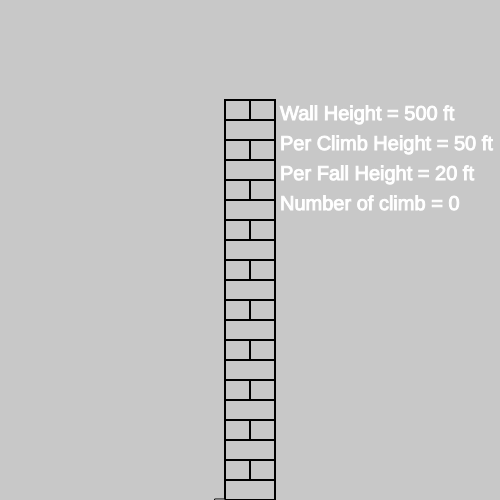
Frame 1 (no input)
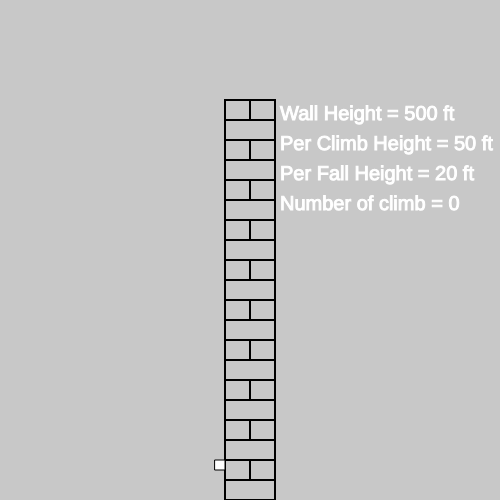
Frame 60 (no input)
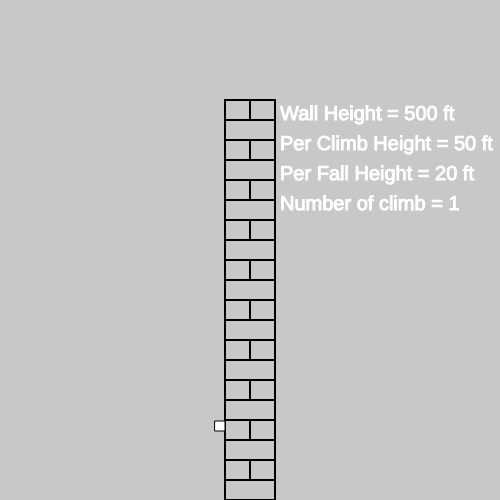
Frame 120 (the mouse pressed at the canvas centre since frame 60)

The p5.js sketch that drew these frames (run headless with seeded random() and noise() and a simulated clock; from frame 60 on, the mouse is pressed at the canvas centre):

// p5.js sketch
// ── sketch.js
let frog;
let wall;
let size;
let perClimbHeight = 50;
let perFallHeight = 20;
let wallWidth = 50;
let wallHeight = 400;

function setup() {
    size = 500;
    createCanvas(size, size);

    frog = new Frog();
    wall = new Wall(size, wallWidth, wallHeight);

    frog.startClimbing(wall, perClimbHeight, perFallHeight);

    fill(0);
}
function draw() {
    background(200);

    wall.display();

    let count = frog.update();

    stroke(255);
    strokeWeight(1);
    fill(255);
    textSize(20);
    text("Wall Height = " + size + " ft", 280, 120);
    text("Per Climb Height = " + perClimbHeight + " ft", 280, 150);
    text("Per Fall Height = " + perFallHeight + " ft", 280, 180);
    text("Number of climb = " + count, 280, 210);

    frog.display();
}


// ── Frog.js
/**
 * Created by Anony on 2/28/2018.
 */

class Frog {
    constructor() {
        this.position = createVector(0, 0);
        this.count = 0;
        this.size = 10;
    }

    update() {
        this.position.x = this.wall.canvasSize / 2 - this.wall.width / 2 - this.size;

        if (this.position.y <= this.wall.canvasSize - this.wall.height) {
            return this.count;
        }

        if (this.remainingRise > 0) {
            this.remainingRise -= 1;
            this.position.y -= 1;
        } else if (this.remainingFall > 0) {
            this.remainingFall -= 1;
            this.position.y += 1;
        } else {
            this.remainingRise = this.rise;
            this.remainingFall = this.fall;
            this.count += 1;
        }
        return this.count;
    }

    display() {
        stroke(0);
        fill(255);
        rect(this.position.x, this.position.y, this.size,this.size);
    }

    startClimbing(wall, rise, fall) {
        this.wall = wall;
        this.rise = rise;
        this.fall = fall;
        this.remainingRise = rise;
        this.remainingFall = fall;
        this.position.y = this.wall.canvasSize;
    }


}

// ── Wall.js
/**
 * Created by Anony on 2/28/2018.
 */

class Wall {

    constructor(canvasSize, width, height) {
        this.canvasSize = canvasSize;
        this.height = height;
        this.width = width;
    }


    display() {
        stroke(0);
        strokeWeight(2);
        noFill();
        rect(this.canvasSize / 2 - this.width / 2, this.canvasSize - this.height, this.width, this.height);
        let step = this.height / 20.0;
        let even = true;
        let i;
        for (i = 0; i < this.height; i += step) {
            line(this.canvasSize / 2 - this.width / 2, this.canvasSize - this.height + i, this.canvasSize / 2 + this.width / 2, this.canvasSize - this.height + i);
            if (even) line(this.canvasSize / 2, this.canvasSize - this.height + i, this.canvasSize / 2, this.canvasSize - this.height + i + step);
            even = !even;
        }
    }
}
